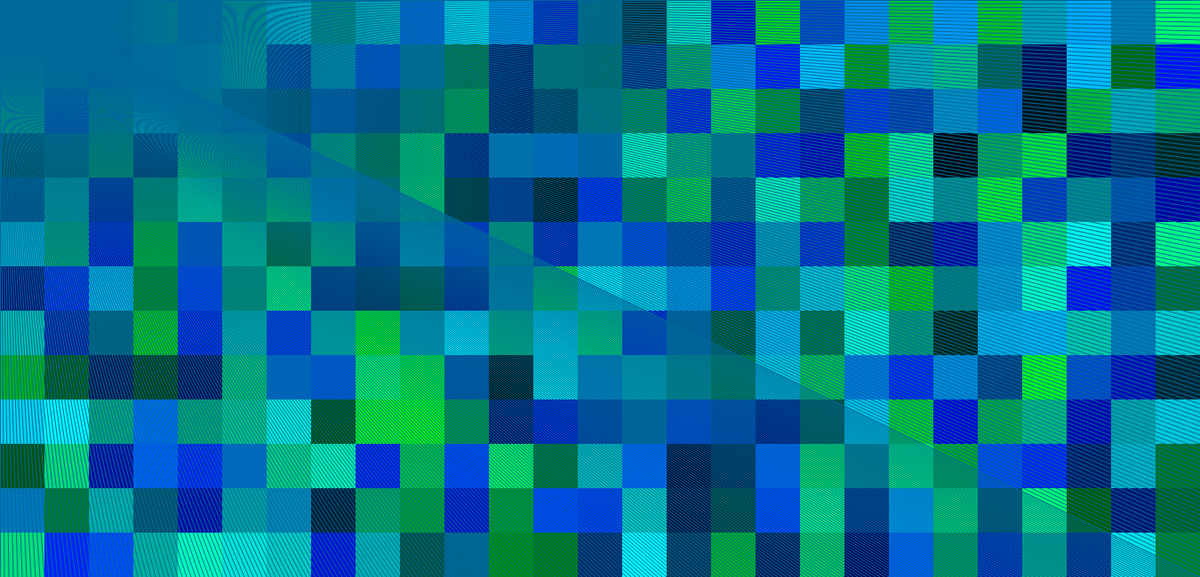
Frame 1 (no input)
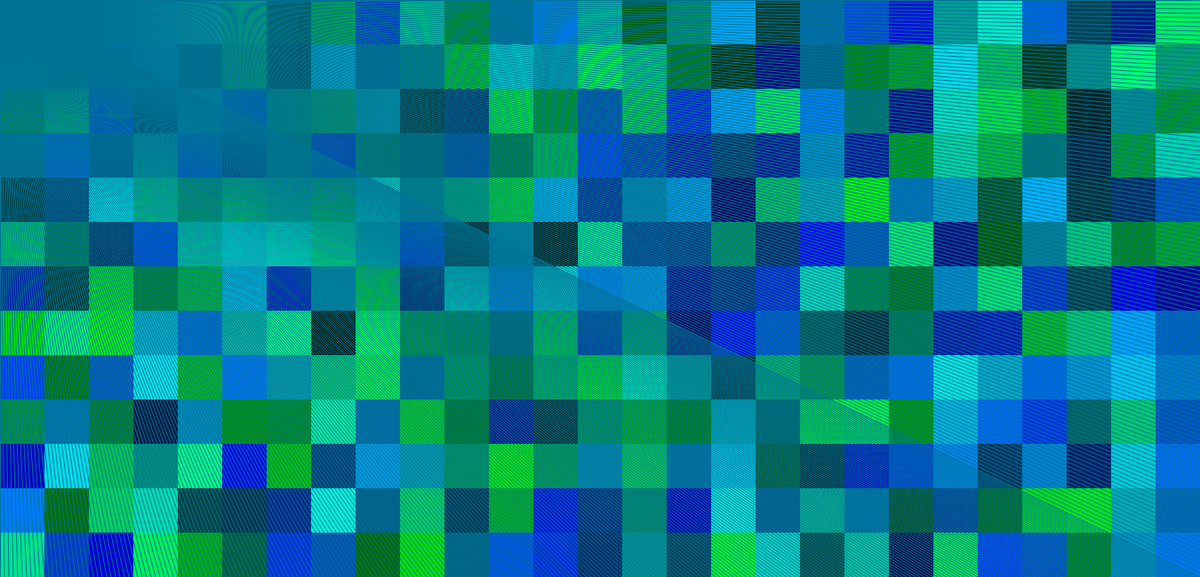
Frame 60 (no input)
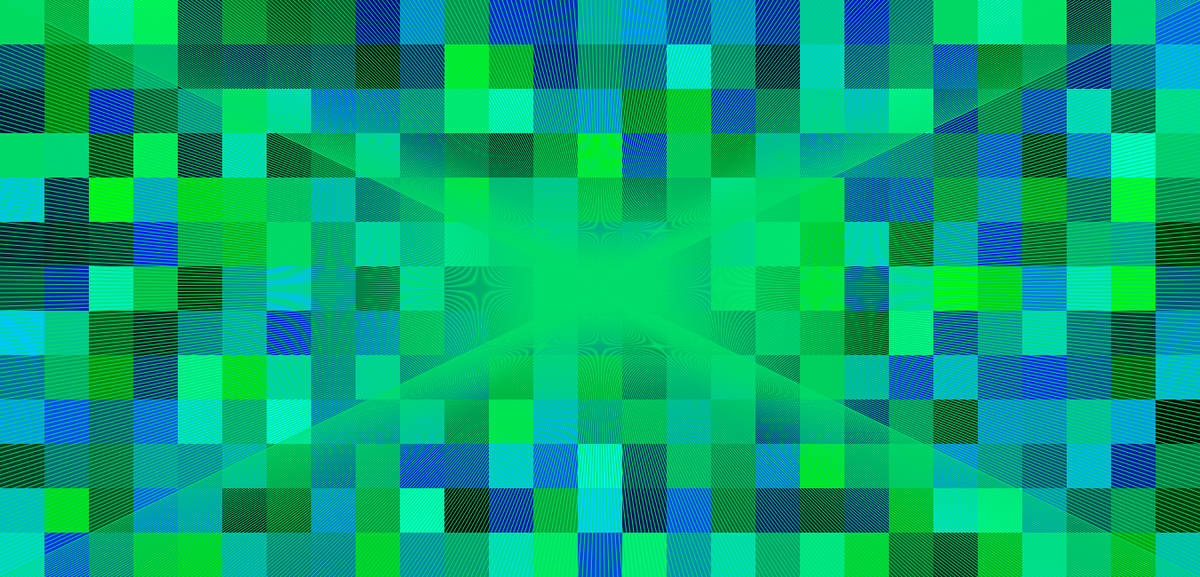
Frame 120 (the mouse pressed at the canvas centre since frame 60)

The p5.js sketch that drew these frames (run headless with seeded random() and noise() and a simulated clock; from frame 60 on, the mouse is pressed at the canvas centre):

// p5.js sketch
// ── sketch.js
function setup(){
    createCanvas( 1350, 650 );
    noCursor();
    frameRate( 60 );
}

function draw(){
    background( 255, 99, 71 );
    
    //background squares
    for (let k = 0; k <= 1350; k += 50) {
        for (let v = 0; v <= 650; v += 50) {
            push();
            noStroke();
            fill( 0, random(255), random(255) );
            rect( k, v, 50, 50 );
            pop();
        }
    }
    
    strokeWeight(1);
    //top and bottom line grid
    stroke( 0, random(255), random(255));
    for (let i = 0; i <= 1350; i += 5) {
		line( i, 0, mouseX, mouseY );
        line( mouseX, mouseY, i, 650 );
    }
    //left and right line grid
    for (let l = 0; l <= 650; l += 5) {
        line( 0, l, mouseX, mouseY );
        line( mouseX, mouseY, 1350, l );
    }
}
